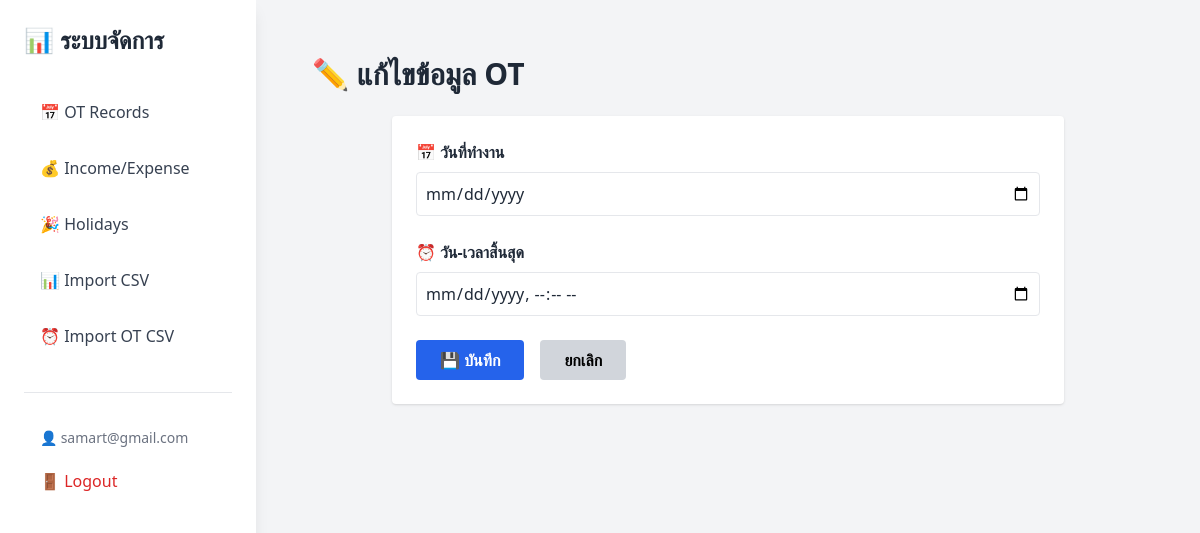
Page /edit/9 (signed in) on the earlier database version.
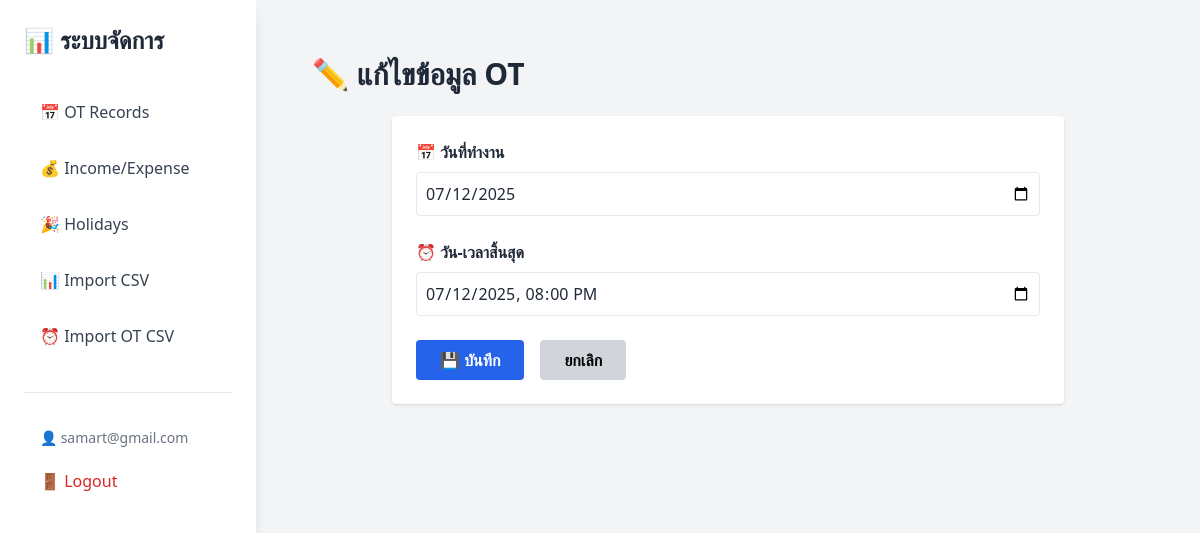
Same page on the later database version.
### tables this page shows
CREATE TABLE ot_records
                 (
                     id
                     INTEGER
                     PRIMARY
                     KEY
                     AUTOINCREMENT,
                     user_id INTEGER NOT NULL,
                     work_date
                     TEXT,
                     start_time
                     TEXT,
                     end_time
                     TEXT,
                     ot_hours
                     REAL,
                     FOREIGN KEY (user_id) REFERENCES users (id)
                 );

### app.py (the view, shortened to what this page needs)
@app.route('/edit/<int:id>', methods=['GET', 'POST'])
@login_required
def edit_ot(id):
    conn = get_db_connection()
    user_id = session['user_id']
    record = conn.execute('SELECT * FROM ot_records WHERE id=? AND user_id=?', (id, user_id)).fetchone()
    conn.close()
    return render_template('edit_ot.html', record=record)

### app.py (called while the page is built)
def login_required(f):
    @wraps(f)
    def decorated_function(*args, **kwargs):
        if 'user_id' not in session:
            return redirect(url_for('login'))
        return f(*args, **kwargs)
    return decorated_function

def get_db_connection():
    conn = sqlite3.connect(DB_FILE)
    conn.row_factory = sqlite3.Row
    return conn

### templates/edit_ot.html (shortened to what this page needs)
<!DOCTYPE html>
<html lang="th">
<head>
  <script src="{{ url_for('static', filename='js/tailwind.min.js') }}"></script>
</head>
<body class="p-4 sm:p-8 bg-gray-100 text-gray-800 min-h-screen">
    <div class="hidden lg:block fixed top-0 left-0 w-64 h-full bg-white shadow-lg">
        <div class="p-6">
            <h1 class="text-2xl font-bold text-gray-800 mb-8">📊 ระบบจัดการ</h1>
            <nav class="space-y-2">
                <a href="/index" class="block px-4 py-3 text-gray-700 hover:bg-gray-100 rounded-lg transition-colors">📅 OT Records</a>
                <a href="/income-expense" class="block px-4 py-3 text-gray-700 hover:bg-gray-100 rounded-lg transition-colors">💰 Income/Expense</a>
                <a href="/holidays" class="block px-4 py-3 text-gray-700 hover:bg-gray-100 rounded-lg transition-colors">🎉 Holidays</a>
                <a href="/import-csv" class="block px-4 py-3 text-gray-700 hover:bg-gray-100 rounded-lg transition-colors">📊 Import CSV</a>
                <a href="/import-ot-csv" class="block px-4 py-3 text-gray-700 hover:bg-gray-100 rounded-lg transition-colors">⏰ Import OT CSV</a>
            </nav>
            <div class="mt-8 pt-6 border-t">
                <div class="px-4 py-2">
                    <span class="text-sm text-gray-500">👤 {{ session.user_email }}</span>
                </div>
                <a href="/logout" class="block px-4 py-3 text-red-600 hover:bg-red-50 rounded-lg transition-colors">🚪 Logout</a>
            </div>
        </div>
    </div>
    <div class="lg:ml-64 pt-16 lg:pt-0">
        <div class="p-6">
            <h1 class="text-2xl sm:text-3xl font-bold mb-6 text-center sm:text-left">✏️ แก้ไขข้อมูล OT</h1>
            <div class="max-w-2xl mx-auto">
    <form method="post" class="bg-white p-4 sm:p-6 rounded shadow">
      <div class="mb-4 sm:mb-6">
        <label class="block font-semibold mb-2 text-sm sm:text-base">📅 วันที่ทำงาน</label>
      <input type="date" name="work_date" value="{{ record['work_date'] }}"
               class="w-full border p-3 sm:p-2 rounded text-base focus:ring-2 focus:ring-blue-400" required>
    </div>
    <div class="mb-6">
        <label class="block font-semibold mb-2 text-sm sm:text-base">⏰ วัน-เวลาสิ้นสุด</label>
      <input type="datetime-local" name="end_time" value="{{ record['end_time'] }}"
               class="w-full border p-3 sm:p-2 rounded text-base focus:ring-2 focus:ring-blue-400" required>
    </div>
      <div class="flex flex-col sm:flex-row gap-3 sm:gap-4">
      <button type="submit"
                class="w-full sm:w-auto px-6 py-3 sm:py-2 bg-blue-600 text-white rounded hover:bg-blue-700 text-base font-semibold">
        💾 บันทึก
      </button>
      <a href="{{ url_for('index') }}"
           class="w-full sm:w-auto text-center px-6 py-3 sm:py-2 bg-gray-300 text-black rounded hover:bg-gray-400 text-base font-semibold">
        ยกเลิก
      </a>
    </div>
            </form>
        </div>
    </div>
</body>
</html>

Differences in the rows shown:
added ot_records: work_date "07/12/2025", end_time "07/12/2025 20:00"
